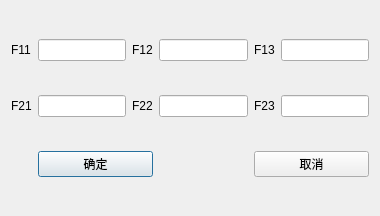
<?xml version="1.0" encoding="UTF-8"?>
<ui version="4.0">
 <class>MatrixDialog</class>
 <widget class="QDialog" name="MatrixDialog">
  <property name="geometry">
   <rect>
    <x>0</x>
    <y>0</y>
    <width>380</width>
    <height>216</height>
   </rect>
  </property>
  <property name="windowTitle">
   <string>Dialog</string>
  </property>
  <layout class="QGridLayout" name="gridLayout">
   <item row="0" column="0">
    <widget class="QLabel" name="label">
     <property name="text">
      <string>F11</string>
     </property>
    </widget>
   </item>
   <item row="0" column="1">
    <widget class="QLineEdit" name="lineEdit"/>
   </item>
   <item row="0" column="2">
    <widget class="QLabel" name="label_2">
     <property name="text">
      <string>F12</string>
     </property>
    </widget>
   </item>
   <item row="0" column="3">
    <widget class="QLineEdit" name="lineEdit2"/>
   </item>
   <item row="0" column="4">
    <widget class="QLabel" name="label_3">
     <property name="text">
      <string>F13</string>
     </property>
    </widget>
   </item>
   <item row="0" column="5">
    <widget class="QLineEdit" name="lineEdit3"/>
   </item>
   <item row="1" column="0">
    <widget class="QLabel" name="label_5">
     <property name="text">
      <string>F21</string>
     </property>
    </widget>
   </item>
   <item row="1" column="1">
    <widget class="QLineEdit" name="lineEdit4"/>
   </item>
   <item row="1" column="2">
    <widget class="QLabel" name="label_4">
     <property name="text">
      <string>F22</string>
     </property>
    </widget>
   </item>
   <item row="1" column="3">
    <widget class="QLineEdit" name="lineEdit5"/>
   </item>
   <item row="1" column="4">
    <widget class="QLabel" name="label_6">
     <property name="text">
      <string>F23</string>
     </property>
    </widget>
   </item>
   <item row="1" column="5">
    <widget class="QLineEdit" name="lineEdit6"/>
   </item>
   <item row="2" column="1" colspan="2">
    <widget class="QPushButton" name="btnOK">
     <property name="text">
      <string>确定</string>
     </property>
    </widget>
   </item>
   <item row="2" column="4" colspan="2">
    <widget class="QPushButton" name="btnCancle">
     <property name="text">
      <string>取消</string>
     </property>
    </widget>
   </item>
  </layout>
 </widget>
 <tabstops>
  <tabstop>lineEdit</tabstop>
  <tabstop>lineEdit2</tabstop>
  <tabstop>lineEdit3</tabstop>
  <tabstop>lineEdit4</tabstop>
  <tabstop>lineEdit5</tabstop>
  <tabstop>lineEdit6</tabstop>
 </tabstops>
 <resources/>
 <connections/>
</ui>
